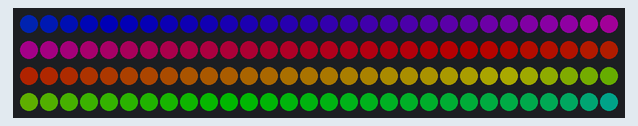
The sketch below on a simulated Arduino Uno, built with avr-gcc and run on an emulated ATmega328P. Parts: 120 RGB LEDs in strip order, left to right, continuing on the next row. Dim RGB values are drawn brighter than linear.

Above: at 25.47 s.
At 28.16 s:
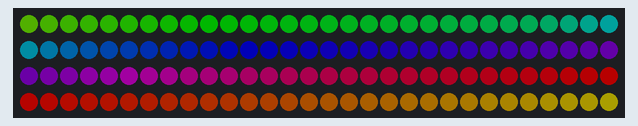
At 31.1 s:
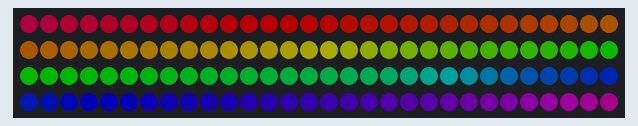
At 33.3 s:
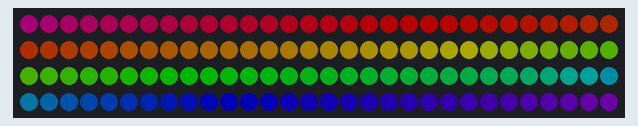
At 35.51 s:
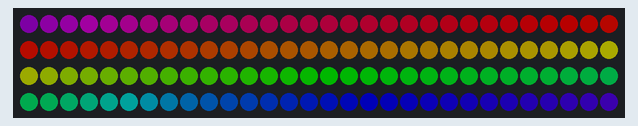
At 36.7 s:
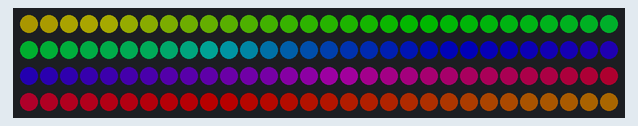

The sketch:

rainbow_march_demo.ino
```cpp
/* rainbow_march_demo

By: Andrew Tuline

Date: March, 2015

Rainbow marching up the strand. Pretty basic, but oh so popular, and we get a few options as well. We don't need to add a 'wheel' routine here.

*/


#include "FastLED.h"                                          // FastLED library.

#if FASTLED_VERSION < 3001000
#error "Requires FastLED 3.1 or later; check github for latest code."
#endif

// Fixed definitions cannot change on the fly.
#define LED_DT 2                                             // Data pin to connect to the strip.
#define COLOR_ORDER GRB                                      // It's GRB for WS2812B and BGR for APA102
#define LED_TYPE WS2812B                                       // What kind of strip are you using (WS2801, WS2812B or APA102)?
#define NUM_LEDS 120                                           // Number of LED's.

// Initialize changeable global variables.
uint8_t max_bright = 128;                                     // Overall brightness definition. It can be changed on the fly.

struct CRGB leds[NUM_LEDS];                                   // Initialize our LED array.


// Initialize global variables for sequences
uint8_t thisdelay = 40;                                        // A delay value for the sequence(s)
uint8_t thishue = 0;                                          // Starting hue value.
int8_t thisrot = 1;                                           // Hue rotation speed. Includes direction.
uint8_t deltahue = 1;                                         // Hue change between pixels.
bool thisdir = 0;                                             // I use a direction variable, so I can plug into inputs in a standar fashion.

void setup() {
  Serial.begin(57600);

    LEDS.addLeds<LED_TYPE, LED_DT, COLOR_ORDER>(leds, NUM_LEDS);          // Use this for WS2812B


  FastLED.setBrightness(max_bright);
  set_max_power_in_volts_and_milliamps(5, 500);                // FastLED 2.1 Power management set at 5V, 500mA
} // setup()


void loop () {
  ChangeMe();
  EVERY_N_MILLISECONDS(thisdelay) {                           // FastLED based non-blocking delay to update/display the sequence.
    rainbow_march();
  }
  show_at_max_brightness_for_power();
} // loop()


void rainbow_march() {                                         // The fill_rainbow call doesn't support brightness levels
  if (thisdir == 0) thishue += thisrot; else thishue-= thisrot;  // I could use signed math, but 'thisdir' works with other routines.
  fill_rainbow(leds, NUM_LEDS, thishue, deltahue);             // I don't change deltahue on the fly as it's too fast near the end of the strip.
} // rainbow_march()


void ChangeMe() {                                             // A time (rather than loop) based demo sequencer. This gives us full control over the length of each sequence.
  uint8_t secondHand = (millis() / 1000) % 60;                // Change '60' to a different value to change length of the loop.
  static uint8_t lastSecond = 99;                             // Static variable, means it's only defined once. This is our 'debounce' variable.
  if (lastSecond != secondHand) {                             // Debounce to make sure we're not repeating an assignment.
    lastSecond = secondHand;
    switch(secondHand) {
      case  0: thisrot=1; deltahue=5; break;
      case  5: thisdir=-1; deltahue=10; break;
      case 10: thisrot=5; break;
      case 15: thisrot=5; thisdir=-1; deltahue=20; break;
      case 20: deltahue=30; break;
      case 25: deltahue=2; thisrot=5; break;
      case 30: break;
    }
  }
} // ChangeMe()
```
